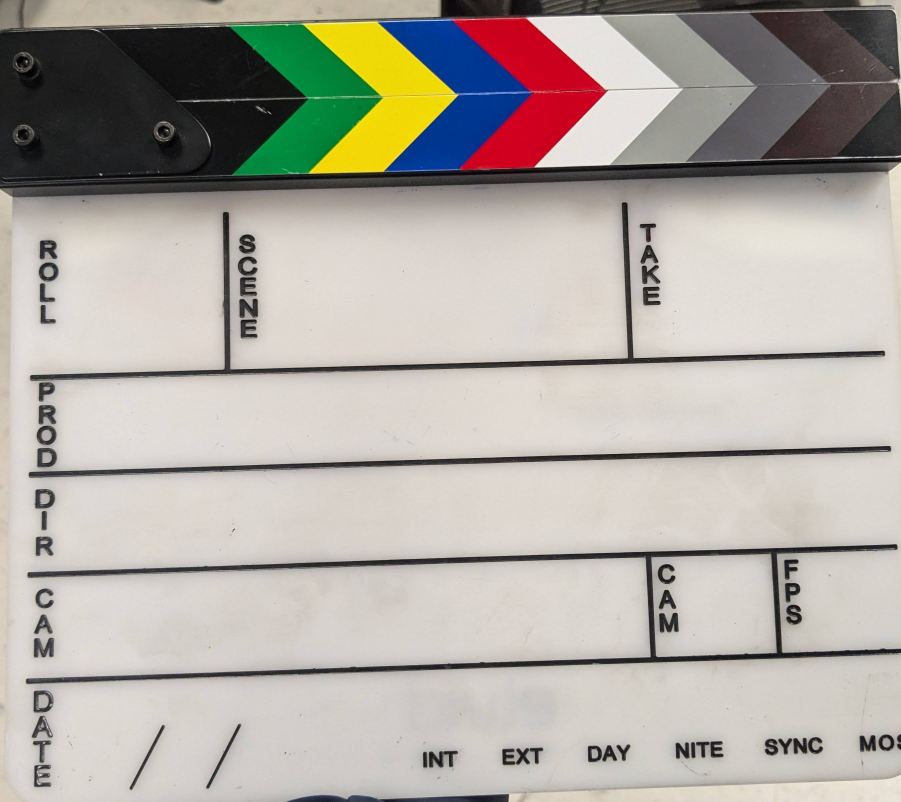
#> input picture genevieve/templatefull.jpeg, 2702 x 2405 px, found by its file name (shown at 1/3 size)
$ python pFin.py
#> lines starting #> are read from the running program, lines starting #| are printed output that depends on the picture
from PIL import Image
import cv2 as cv
import numpy as np
from cv2 import resize
import matplotlib.pyplot as plt
import sklearn

from cv2 import SIFT_create, KeyPoint_convert, filter2D
from sklearn.neighbors import NearestNeighbors
from scipy import interpolate

import cv2

# Get frames of the video(s)
# [510 lines left out: functions extractVidFrames, find_match, align_image_using_feature, warp_image, getParamAffineTrans, filter_image and 7 more, not called in this run]
# ----- Visualization Functions -----

if __name__=='__main__':

    template = Image.open('templatefull.jpeg')
#> template is the input picture: PIL image 2702x2405 RGB; mean R, G, B 177.3, 172.1, 164.6
    template = np.array(template.convert('L'))
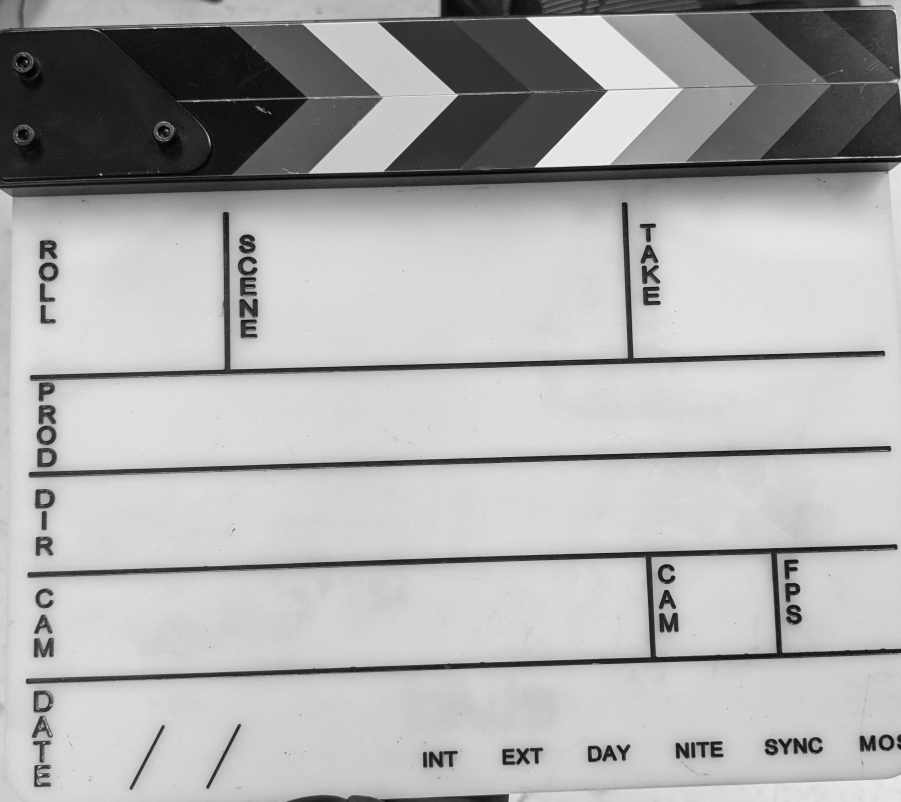
#> template: shape (2405, 2702) (shown at 1/3 size); min 0, max 255, mean 172.8

    target_list = []
    #target = Image.open(f'target{i}.jpg')
    #target = np.array(target.convert('L'))
    #target_list.append(target)
    for i in range(4):
#> (the run stopped early here; a loop or call above may not have finished)
